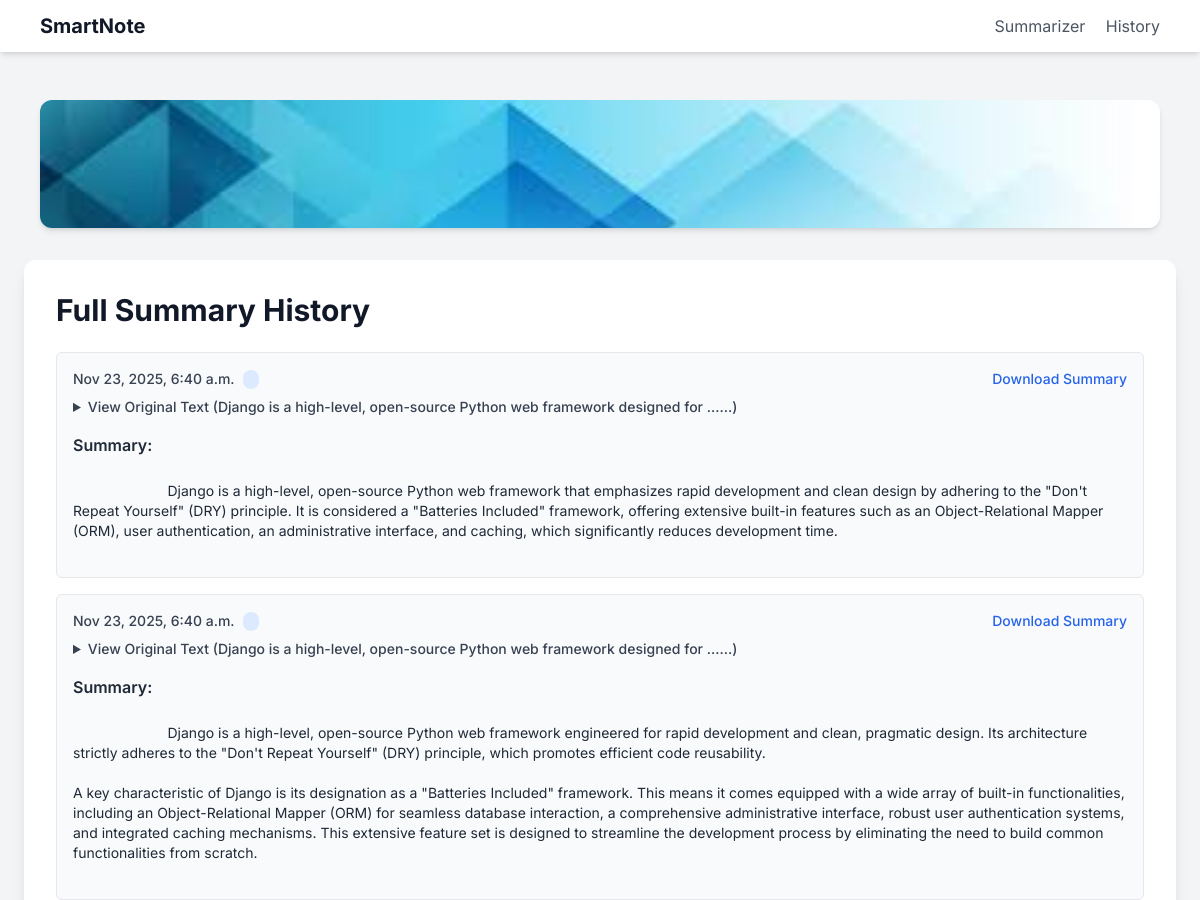
/assistant/history/ (upper part), run on an earlier commit of the app's database.
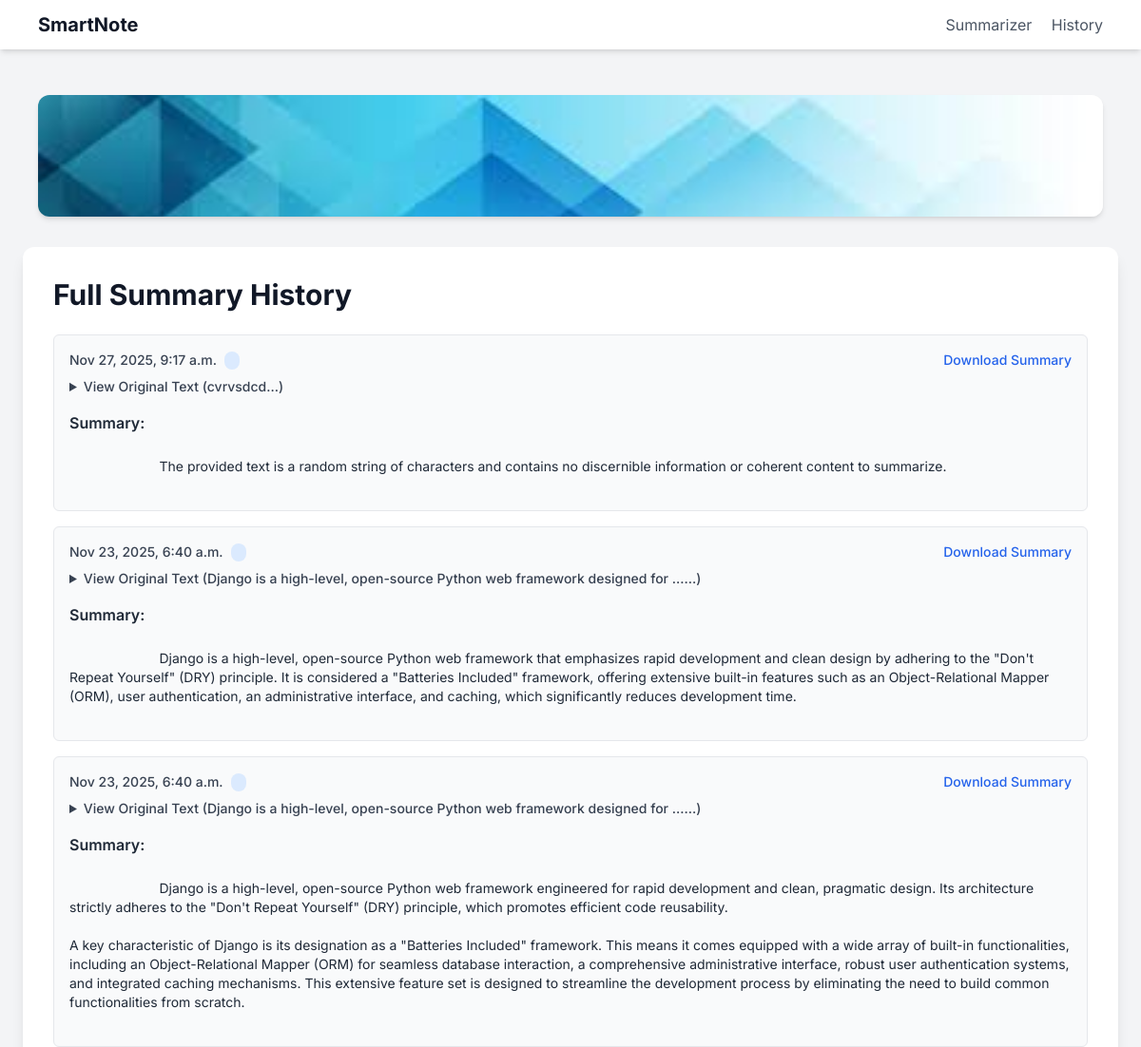
And on a later commit of the database.
### assistant/models.py (models this page shows, shortened)
class SummaryHistory(models.Model):
    original_text = models.TextField()
    summary_text = models.TextField()
    tone = models.CharField(max_length=50)
    created_at = models.DateTimeField(auto_now_add=True)

### assistant/views.py (the view)
# urls.py: path('history/', views.history_list, name='history_list'),
def history_list(request):
    history_list = SummaryHistory.objects.all().order_by('-created_at')
    context = {
        'history_list': history_list,
    }
    return render(request, 'assistant/history.html', context)

### assistant/templates/assistant/history.html (shortened to what this page needs)
{% extends 'assistant/assistant_base.html' %}
{% load static %}
{% block content %}
    <h1 class="text-3xl font-bold text-gray-900 mb-6">
        Full Summary History
    </h1>
    {% if history_list %}
        <div class="space-y-4">
            {% for item in history_list %}
                <div class="p-4 bg-gray-50 rounded-md border border-gray-200">
                    <div class="flex flex-wrap justify-between items-center mb-2">
                        <span class="text-sm font-medium text-gray-700">
                            {{ item.created_at|date:"M d, Y, P" }}
                            <span class="ml-2 px-2 py-0.5 bg-blue-100 text-blue-800 text-xs font-semibold rounded-full">
                            </span>
                        </span>
                        <a href="{% url 'download_summary' item.id %}" download
                           class="text-sm text-blue-600 hover:text-blue-800 font-medium mt-1 sm:mt-0">
                            Download Summary
                        </a>
                    </div>
                    <details class="text-sm text-gray-800">
                        <summary class="cursor-pointer font-medium text-gray-700 hover:text-gray-900">
                            View Original Text ({{ item.original_text|truncatewords:10 }}...)
                        </summary>
                    </details>
                    <h3 class="text-base font-semibold text-gray-800 mt-4 mb-1">Summary:</h3>
                    <p class="text-sm text-gray-800 whitespace-pre-wrap">
                        {{ item.summary_text }}
                    </p>
                </div>
            {% endfor %}
        </div>
    {% else %}
        <p class="text-gray-500">You have no summary history yet. Generate one on the <a href="{% url 'summarize_text' %}" class="text-blue-600 hover:text-blue-800">Summarizer Page</a>.</p>
    {% endif %}
{% endblock content %}

What changed in the data, as far as the page shows it:
added SummaryHistory: created_at "Nov 27, 2025, 9:17 a.m.", original_text "cvrvsdcd", summary_text "The provided text is a random string of characters and contains no discernible information or coherent content to summarize."
